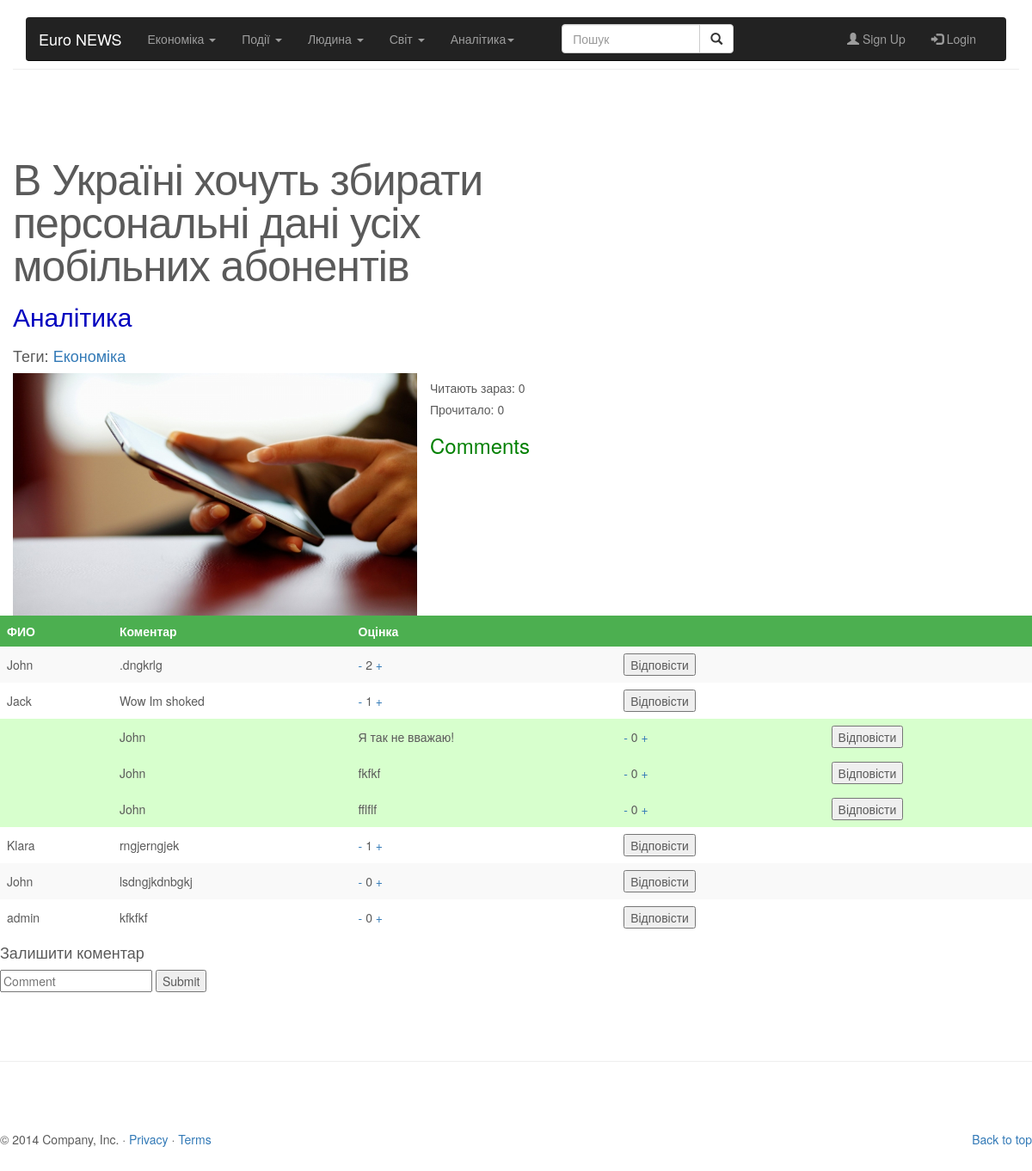
The page /news/article-economy.php?id=1 on the database its author committed.
### tables this page shows
CREATE TABLE `news` (
  `id` int(11) NOT NULL,
  `user_id` int(11) NOT NULL,
  `section` text NOT NULL,
  `name` text NOT NULL,
  `content` text NOT NULL,
  `date` date NOT NULL,
  `image` text NOT NULL,
  `analitics` tinyint(1) DEFAULT NULL
);

CREATE TABLE `comments` (
  `id` int(11) NOT NULL,
  `user_id` int(11) NOT NULL,
  `news_id` int(11) NOT NULL,
  `text` text NOT NULL,
  `points` int(11) NOT NULL DEFAULT '0',
  `date` date NOT NULL,
  `recomment` int(11) NOT NULL
);

CREATE TABLE `users` (
  `id` int(11) NOT NULL,
  `name` text NOT NULL,
  `email` text NOT NULL,
  `password` text NOT NULL,
  `comments_count` int(11) NOT NULL
);

### news/config.php (called while the page is built, shortened)
<?php
$config = [
    "ip" => "localhost",
    "port" => 3306,
    "login" => "root",
    "password" => "",
    "database" => "news",
];
$mySqlRes = mysqli_connect($config['ip'], $config['login'], $config['password']);
mysqli_select_db($mySqlRes, "news");
mysqli_set_charset($mySqlRes, "utf8");
$resEconomy = mysqli_query($mySqlRes, "SELECT * FROM `news` where `section` = \"Економіка\" ORDER BY date DESC LIMIT 5 ;");
$economyArray = [];
while ($row = mysqli_fetch_assoc($resEconomy)) {
    $economyArray[$row['id']] = ["id" => $row['id'], "user_id" => $row['user_id'], "section" => $row['section'], "name" => $row['name'],
        "content" => $row['content'], "date" => $row['date']
        , "image" => $row['image'], "analitics" => $row['analitics']];
}
$resAnalitics = mysqli_query($mySqlRes, "SELECT * FROM `news` where `analitics` = \"1\" ORDER BY date DESC LIMIT 5 ;");
?>

### news/article-economy.php (the view, shortened to what this page needs)
<?php include("config.php");
include("header.php");
$id = $_GET['id'];
$content = $economyArray[$id]['content'];
if ($economyArray[$id]['analitics'] == 1 && (!isset( $_SESSION['user_email']))) {
    $arr = explode('</div>', $economyArray[$id]['content']);
    $output = array_slice($arr, 0, 2);
    $output[0] .= '</div> ';
    $output[1] .= '</div> ';
    array_unshift($output, '<h2 style="color: #0000bf"> Аналітика</h2>');
    $content = implode($output);
}
$resComments = mysqli_query($mySqlRes, "SELECT *
FROM users
INNER JOIN comments ON users.id = comments.user_id where news_id=$id AND recomment=0 ORDER by points DESC  ;");
$commentsArray = [];
while ($row = mysqli_fetch_assoc($resComments)) {
    $commentsArray[$row['id']] = ["id" => $row['id'], "user_id" => $row['user_id'], "news_id" => $row['news_id'],
        "text" => $row['text'], "name" => $row['name'], "points" => $row['points'], "recomment" => $row['recomment']];
}
$resReComments = mysqli_query($mySqlRes, "SELECT *
FROM users
INNER JOIN comments ON users.id = comments.user_id where news_id=$id AND recomment!=0 ORDER by points DESC  ;");
$reCommentsArray = [];
while ($row = mysqli_fetch_assoc($resReComments)) {
    $reCommentsArray[$row['id']] = ["id" => $row['id'], "user_id" => $row['user_id'], "news_id" => $row['news_id'],
        "text" => $row['text'], "name" => $row['name'], "points" => $row['points'] , "recomment" => $row['recomment']];
}
?>
<div class="container marketing">
    <hr class="featurette-divider">
    <div class="row featurette">
        <div class="col-md-7">
            <h2 class="featurette-heading"><?= $economyArray[$id]['name'] ?></h2>
            <p class="lead"><?= $content ?></p>
            <h4>Теги: <a href="economy.php"><?= $economyArray[$id]['section'] ?></a></h4>
        </div>
        <div class="col-md-5">
            <img class="featurette-image img-responsive" src="../images/<?= $economyArray[$id]['image'] ?>">
        </div>
    <div>
        <h5>Читають зараз: <span id="readNow">0 </span></h5>
        <h5>Прочитало: <span id="readTotal">0</span></h5>
    </div>
    <div>
        <h3 style="color: green">Comments</h3>
        <table>
            <tr>
                <th>ФИО</th>
                <th>Коментар</th>
                <th>Оцінка</th>
                <th></th>
                <th></th>
            </tr>
            <?php foreach ($commentsArray as $value) {
                  $comm_id = $value['id'] ;  ?>
                <tr>
                    <td> <?= $value['name'] ?> </td>
                    <td> <?= $value['text'] ?></td>
                    <td>
                        <a href="?id=<?= $_GET["id"] ?>&down=1&points=<?= $value['points'] ?>&comment_id=<?= $value['id'] ?>"
                           id="down">-</a>
                        <?= $value['points'] ?>
                        <a href="?id=<?= $_GET["id"] ?>&up=1&points=<?= $value['points'] ?>&comment_id=<?= $value['id'] ?>"
                           id="up">+</a></td>
                    <td><button class="reComment" id="<?= $value['id'] ?>">Відповісти</button> </td>
                    <td></td>
                </tr>
            <?php
                foreach ($reCommentsArray as $value) {
                    $rec = $value['recomment'];
                    if ($comm_id == $rec){
                    ?>
                  <tr style="background: #d7ffcd">
                      <td></td>
                      <td>  <?= $value['name'] ?> </td>
                      <td>    <?= $value['text'] ?></td>
                      <td>
                          <a href="?id=<?= $_GET["id"] ?>&down=1&points=<?= $value['points'] ?>&comment_id=<?= $value['id'] ?>"
                             id="down">-</a>
                          <?= $value['points'] ?>
                          <a href="?id=<?= $_GET["id"] ?>&up=1&points=<?= $value['points'] ?>&comment_id=<?= $value['id'] ?>"
                             id="up">+</a></td>
                      <td><button class="reComment" id="<?= $comm_id ?>">Відповісти</button> </td>
                  </tr>
            <?php }}} ?>
        </table>
        <form class="form-inline" method="post" action="submit_comment.php">
            <h4>Залишити коментар</h4>
            <input name="text" type="text" placeholder="Comment">
            <input  type="submit">
        </form>
    </div>
    <hr class="featurette-divider">
<?php
include("footer.php");
?>

### news/header.php (style rules this page uses)
body { overflow-x: hidden; }
table { border-collapse: collapse; width: 100%; }
th, td { text-align: left; padding: 8px; }
tr:nth-child(even) { background-color: #f9f9f9 }
th { background-color: #4CAF50; color: white; }

### rows shown on the page
news: name "В Україні хочуть збирати персональні дані усіх мобільних абонентів", section "Економіка", image (picture)
comments: user.name "John", text ".dngkrlg", points "2"
comments: user.name "Jack", text "Wow Im shoked", points "1"
comments: user.name "John", text "Я так не вважаю!", points "0"
comments: user.name "John", text "fkfkf", points "0"
comments: user.name "John", text "fflflf", points "0"
comments: user.name "Klara", text "rngjerngjek", points "1"
comments: user.name "John", text "lsdngjkdnbgkj", points "0"
comments: user.name "admin", text "kfkfkf", points "0"

### other values the page prints
$content "Аналітика"
